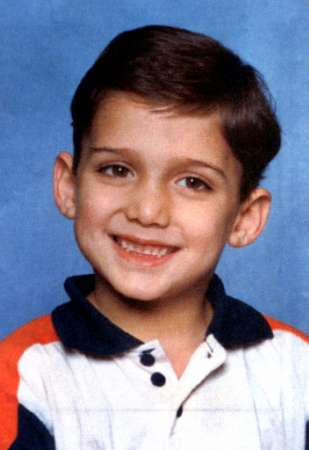
#> input picture Image_Compress/Data/grey.jpg, 309 x 450 px, found by its file name
$ python process_grey.py
#> lines starting #> are read from the running program, lines starting #| are printed output that depends on the picture
from PIL import Image

color_image_path = './Data/grey.jpg'
color_image = Image.open(color_image_path)
#> color_image is the input picture: PIL image 309x450 RGB; mean R, G, B 132.6, 127.5, 144.7

# 将彩色图像转换为灰度图像
gray_image = color_image.convert('L')
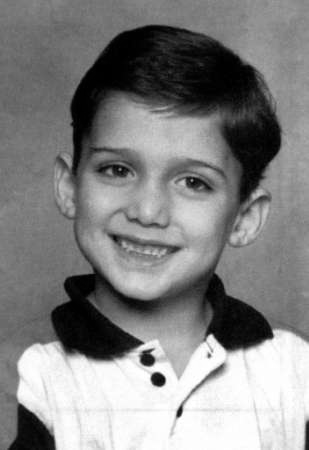
#> gray_image: PIL image 309x450 L; min 0, max 255, mean 130.9

# 保存灰度图像到文件
gray_image_path = './Data/grey_process.jpg'
gray_image.save(gray_image_path)
